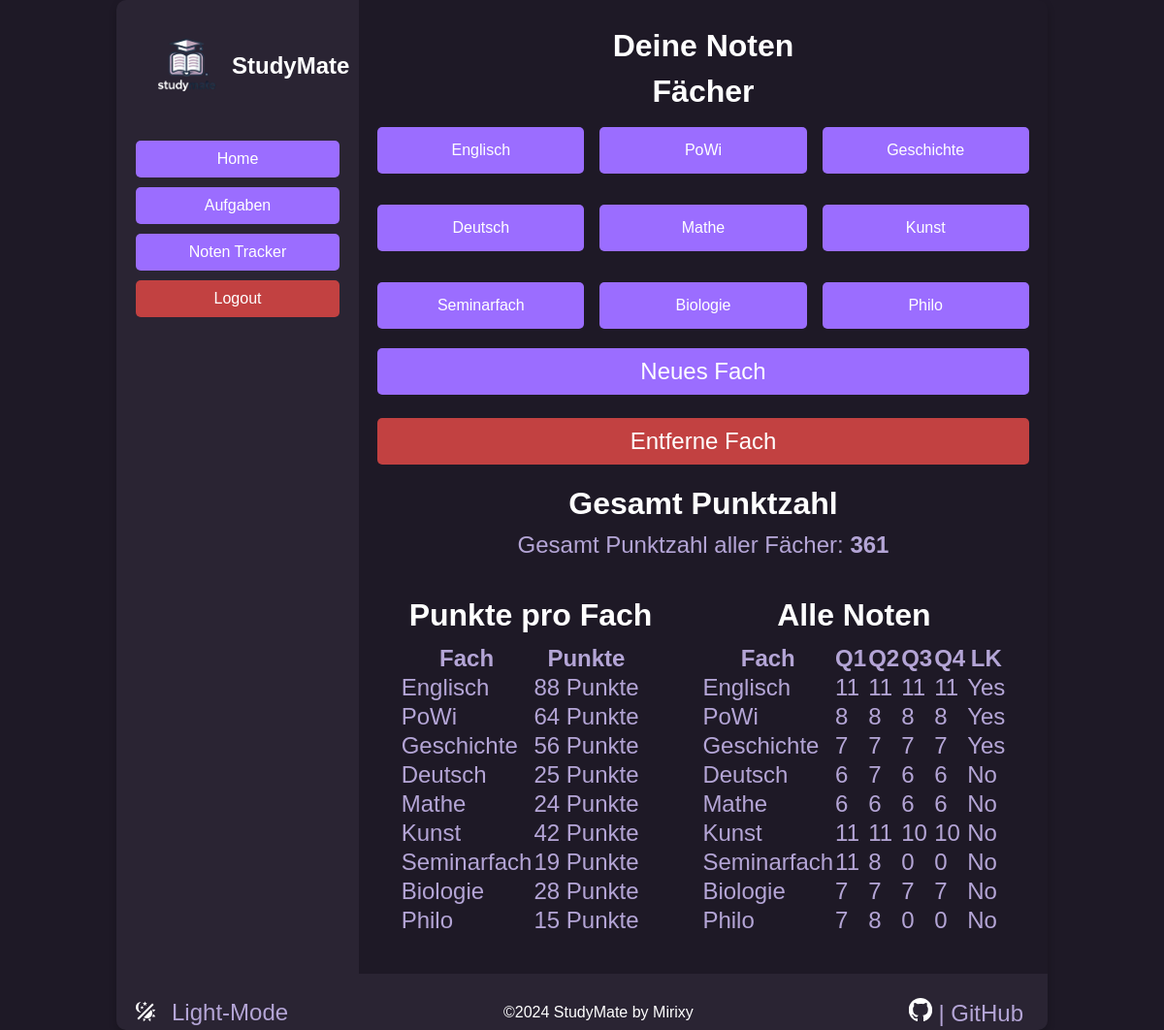
The app's page /grades (signed in), older data.
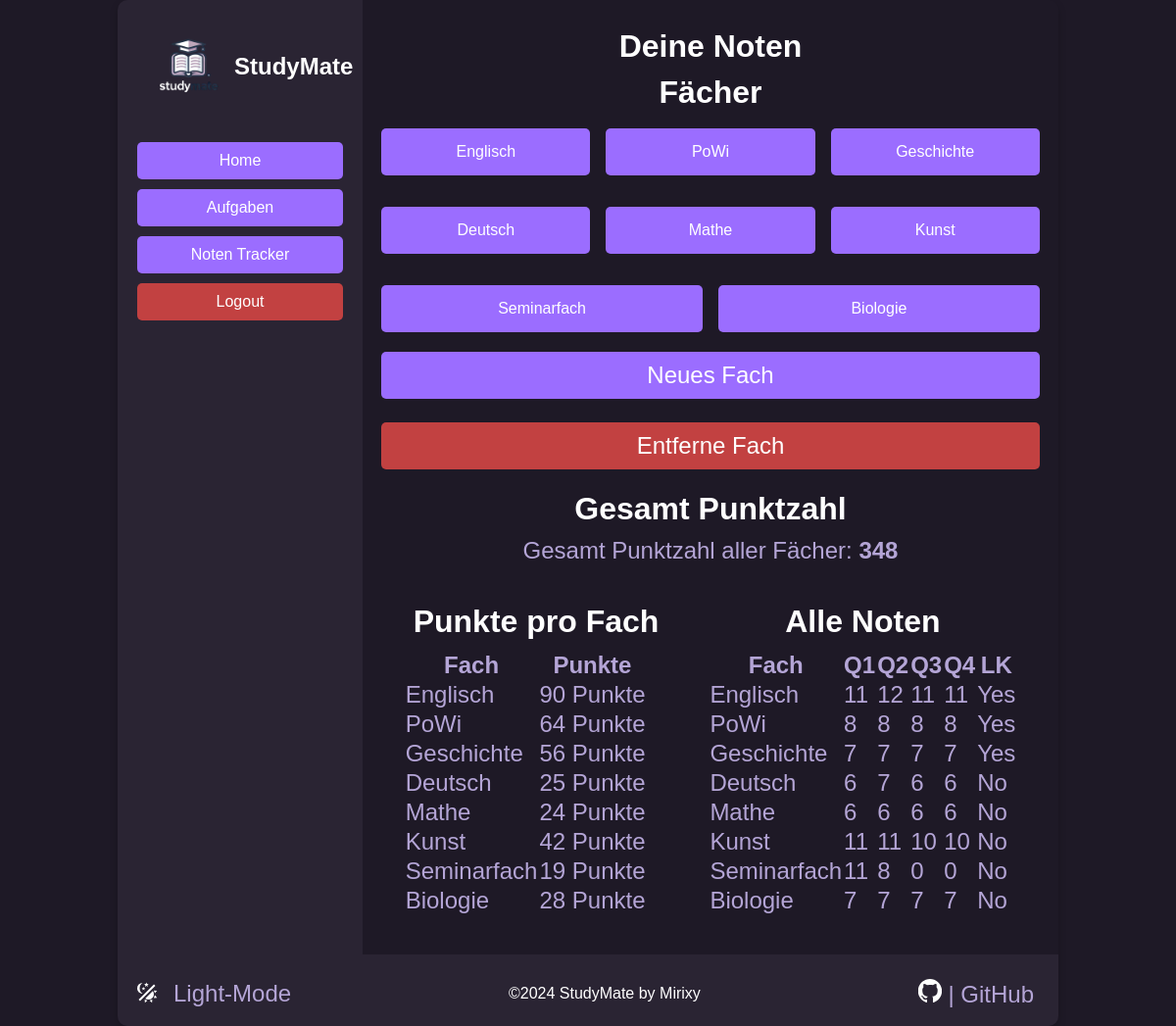
The same page, newer data.
### app/models.py (models this page shows)
class Grade(db.Model):
    id = db.Column(db.Integer, primary_key=True)
    subject = db.Column(db.String(100), nullable=False)
    q1 = db.Column(db.Integer, default=0)
    q2 = db.Column(db.Integer, default=0)
    q3 = db.Column(db.Integer, default=0)
    q4 = db.Column(db.Integer, default=0)
    is_lk = db.Column(db.Boolean, default=False)  # New field for LK status
    user_id = db.Column(db.Integer, db.ForeignKey('user.id'), nullable=False)
    def calculate_total_points(self):
        total = self.q1 + self.q2 + self.q3 + self.q4
        return total * 2 if self.is_lk else total  # Weight by 2 if LK

### app/routes.py (the view, shortened to what this page needs)
@main.route('/grades', methods=['GET', 'POST'])
@login_required
def grades():
    csrf_token = generate_csrf()  # Generate CSRF token
    form = ThemeToggleForm()  # Instantiate the form
    grades = Grade.query.filter_by(user_id=current_user.id).all()
    subject_points = {}
    total_points = 0
    for grade in grades:
        subject_total = grade.calculate_total_points()
        total_points += subject_total
        if grade.subject not in subject_points:
            subject_points[grade.subject] = 0
        subject_points[grade.subject] += subject_total
    return render_template('grades.html', grades=grades, total_points=total_points, subject_points=subject_points, form=form, csrf_token=csrf_token)

### app/__init__.py (called while the page is built)
@login_manager.user_loader
def load_user(user_id):
    return User.query.get(int(user_id))

### app/routes.py (called while the page is built)
@main.context_processor
def inject_user_preferences():
    return {'light_mode': getattr(current_user, 'light_mode', False)}

### app/templates/grades.html (shortened to what this page needs)
{% extends "base.html" %}
{% block content %}
<h1>Deine Noten</h1>
<h1>Fächer</h1>
<div class="subjects-grid grades">
    {% for subject in grades %}
    <button class="btn btn-primary subject-button" onclick="showGradeForm('{{ subject.subject }}')">{{ subject.subject }}</button>
    {% endfor %}
</div>
<button class="btn btn-primary btn-success" onclick="openSubjectModal()">Neues Fach</button>
<button class="btn btn-delete" onclick="openDeleteModal()">Entferne Fach</button>
<h1>Gesamt Punktzahl</h1>
<p class="total-points">Gesamt Punktzahl aller Fächer: <strong>{{ total_points }}</strong></p>
<div class="grading-container">
<div class="subject_points">
<h1> Punkte pro Fach </h1>
<table>
    <thead>
        <tr>
            <th>Fach</th>
            <th>Punkte</th>
        </tr>
    </thead>
    <tbody>
        {% for subject, points in subject_points.items() %}
        <tr>
            <td>{{ subject }}</td>
            <td>{{ points }} Punkte</td>
        </tr>
        {% endfor %}
    </tbody>
</table>
</div>
<div class="all_grades">
<h1> Alle Noten </h1>
<table class="table">
    <thead>
        <tr>
            <th>Fach</th>
            <th>Q1</th>
            <th>Q2</th>
            <th>Q3</th>
            <th>Q4</th>
            <th>LK</th>
        </tr>
    </thead>
    <tbody>
        {% for grade in grades %}
        <tr>
            <td>{{ grade.subject }}</td>
            <td>{{ grade.q1 }}</td>
            <td>{{ grade.q2 }}</td>
            <td>{{ grade.q3 }}</td>
            <td>{{ grade.q4 }}</td>
            <td>{{ 'Yes' if grade.is_lk else 'No' }}</td>
        </tr>
        {% endfor %}
    </tbody>
</table>
</div>
</div>
{% endblock %}

Row changes from the older to the newer data that the page shows:
no longer on this page (row edited): Grade: subject "Philo", points "15", q1 "7", q2 "8", q3 "0", q4 "0", is_lk "No"
changed Grade "Englisch": points "88" → "90"; q2 "11" → "12"
Text that changed along with them:
{{ total_points }}: "361" → "348"
